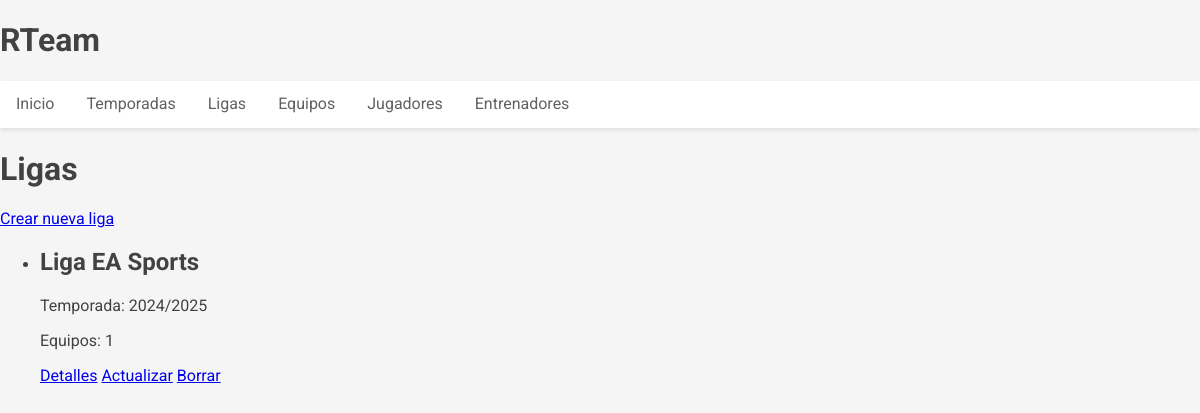
The app's page /ligas/, older data.
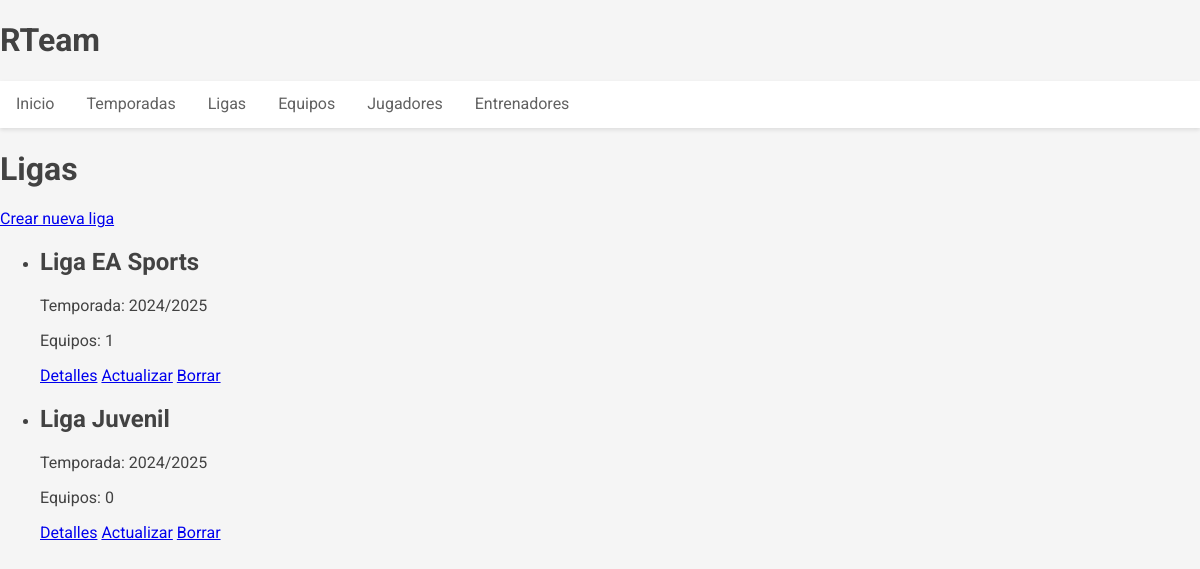
The same page, newer data.
### RTeam_app/models.py (models this page shows, shortened)
class Liga(models.Model):
    nombre = models.CharField(max_length=100)
    temporada = models.ForeignKey(Temporada, on_delete=models.CASCADE)
    fecha_creacion = models.DateTimeField(auto_now_add=True)
    fecha_actualizacion = models.DateTimeField(auto_now=True)
    equipos = models.ManyToManyField('Equipo', through='EquipoLigaTemporada', related_name='ligas')
    class Meta:
        unique_together = ('nombre', 'temporada')
        verbose_name_plural = "Ligas"

class Temporada(models.Model):
    periodo = TemporadaField(help_text='Formato: YYYY/YYYY (ej: 2024/2025)')
    class Meta:
        verbose_name_plural = "Temporadas"

### RTeam_app/views.py (the view)
# urls.py: path('ligas/', views.LigaListView.as_view(), name='liga_list'),
class LigaListView(ListView):
    model = Liga
    template_name = 'ligas/liga_list.html'
    context_object_name = 'ligas'

### templates/ligas/liga_list.html
{% extends 'base.html' %}
{% block contenido %}
    <h1>Ligas</h1>
    <a href="{% url 'liga_create' %}">Crear nueva liga</a>
    <ul>
        {% for liga in ligas %}
            <li>
                <h2>{{ liga.nombre }}</h2>
                <p>Temporada: {{ liga.temporada.periodo }}</p>
                <p>Equipos: {{ liga.equipos.count }}</p>
                <a href="{% url 'liga_detail' liga.id %}">Detalles</a>
                <a href="{% url 'liga_update' liga.id %}">Actualizar</a>
                <a href="{% url 'liga_delete' liga.id %}">Borrar</a>
            </li>
        {% empty %}
            <li>No hay ligas disponibles.</li>
        {% endfor %}
    </ul>
{% endblock %}

Row changes from the older to the newer data that the page shows:
added Liga: nombre "Liga Juvenil", temporada.periodo "2024/2025", equipos.count "0"
